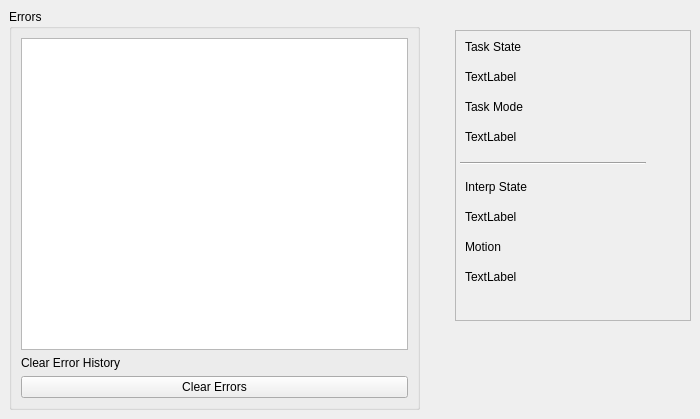
    <widget class="QWidget" name="status_tab">
     <attribute name="title">
      <string>Status</string>
     </attribute>
     <widget class="QGroupBox" name="groupBox_2">
      <property name="geometry">
       <rect>
        <x>9</x>
        <y>9</y>
        <width>411</width>
        <height>401</height>
       </rect>
      </property>
      <property name="title">
       <string>Errors</string>
      </property>
      <layout class="QGridLayout" name="gridLayout_11">
       <item row="1" column="0">
        <widget class="QLabel" name="label_17">
         <property name="text">
          <string>Clear Error History</string>
         </property>
        </widget>
       </item>
       <item row="2" column="0">
        <widget class="QPushButton" name="clear_error_history_pb">
         <property name="text">
          <string>Clear Errors</string>
         </property>
        </widget>
       </item>
       <item row="0" column="0">
        <widget class="QPlainTextEdit" name="errors_pte"/>
       </item>
      </layout>
     </widget>
     <widget class="QFrame" name="frame_6">
      <property name="geometry">
       <rect>
        <x>455</x>
        <y>30</y>
        <width>236</width>
        <height>291</height>
       </rect>
      </property>
      <property name="frameShape">
       <enum>QFrame::StyledPanel</enum>
      </property>
      <property name="frameShadow">
       <enum>QFrame::Raised</enum>
      </property>
      <widget class="QLabel" name="task_mode_lb">
       <property name="geometry">
        <rect>
         <x>10</x>
         <y>90</y>
         <width>131</width>
         <height>34</height>
        </rect>
       </property>
       <property name="text">
        <string>TextLabel</string>
       </property>
      </widget>
      <widget class="QLabel" name="label_8">
       <property name="geometry">
        <rect>
         <x>10</x>
         <y>60</y>
         <width>151</width>
         <height>34</height>
        </rect>
       </property>
       <property name="text">
        <string>Task Mode</string>
       </property>
      </widget>
      <widget class="QLabel" name="label_7">
       <property name="geometry">
        <rect>
         <x>10</x>
         <y>0</y>
         <width>151</width>
         <height>34</height>
        </rect>
       </property>
       <property name="text">
        <string>Task State</string>
       </property>
      </widget>
      <widget class="QLabel" name="task_state_lb">
       <property name="geometry">
        <rect>
         <x>10</x>
         <y>30</y>
         <width>131</width>
         <height>34</height>
        </rect>
       </property>
       <property name="text">
        <string>TextLabel</string>
       </property>
      </widget>
      <widget class="QLabel" name="motion_mode_lb">
       <property name="geometry">
        <rect>
         <x>10</x>
         <y>230</y>
         <width>151</width>
         <height>34</height>
        </rect>
       </property>
       <property name="text">
        <string>TextLabel</string>
       </property>
      </widget>
      <widget class="QLabel" name="interp_state_lb">
       <property name="geometry">
        <rect>
         <x>10</x>
         <y>170</y>
         <width>151</width>
         <height>34</height>
        </rect>
       </property>
       <property name="text">
        <string>TextLabel</string>
       </property>
      </widget>
      <widget class="QLabel" name="label_22">
       <property name="geometry">
        <rect>
         <x>10</x>
         <y>200</y>
         <width>131</width>
         <height>34</height>
        </rect>
       </property>
       <property name="text">
        <string>Motion</string>
       </property>
      </widget>
      <widget class="QLabel" name="label_18">
       <property name="geometry">
        <rect>
         <x>10</x>
         <y>140</y>
         <width>151</width>
         <height>34</height>
        </rect>
       </property>
       <property name="text">
        <string>Interp State</string>
       </property>
      </widget>
      <widget class="Line" name="line">
       <property name="geometry">
        <rect>
         <x>5</x>
         <y>125</y>
         <width>186</width>
         <height>16</height>
        </rect>
       </property>
       <property name="orientation">
        <enum>Qt::Horizontal</enum>
       </property>
      </widget>
     </widget>
    </widget>
